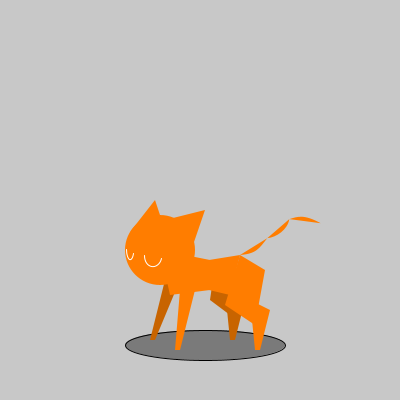
Frame 1 (no input)
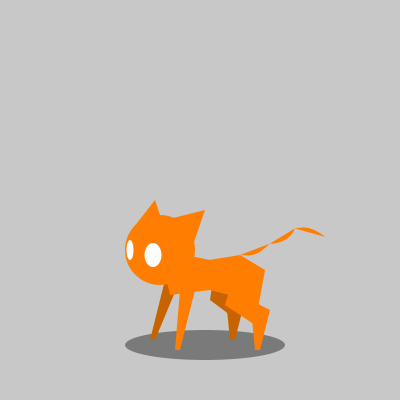
Frame 60 (the mouse pressed at the canvas centre just before this capture)
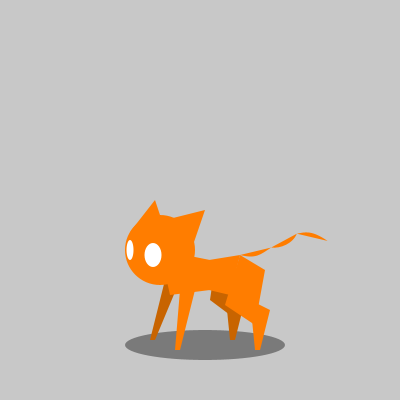
Frame 120 (the mouse held since frame 60 and released just before this capture)

The Processing sketch that drew these frames (run headless with seeded random() and noise(); from frame 60 on, the mouse is pressed at the canvas centre):

// Processing sketch: Assign2Pt1
// ── Assign2Pt1.pde
boolean toggle = false;
void setup()
{
  size(400,400);
}
void draw()
{
  background(200);
  if(frameCount%105 == 0) toggle = !toggle;
  if(frameCount%20 == 0) toggle = !toggle;
  fill(0,100);
  ellipse(205,345,160,30);
  drawCat(200, 250, 0,1,toggle);
}

void drawCat(int inpx, int inpy, float inpRot, float inpScale,boolean state)
{
 translate(inpx,inpy);
  rotate(inpRot);
  scale(inpScale);
  
  //bounding box
  //fill(255);
  //stroke(1);
  //rect(-100,-100,200,200);
  //line(100,0,-100,0);
  //line(0,100,0,-100);
  
  noStroke();
  
  //orange
  fill(255,125,0);
  
 
  
    //rear hind leg
  fill(200,100,0); // dark orange
  pushMatrix();
  translate(-25,-10);
  quad(40,25, 65,30, 55,75, 35,60);
  quad(50,50, 55,100,60,100, 70,60);
  fill(255,125,0); //orange
  popMatrix();
  
  
  
  //front legs
  pushMatrix();
  translate(0,20);
  fill(200,100,0);// dark orange
  quad(-35,10,-50,70,-45,70,-20,10);
  translate(15,10);
  fill(255,125,0); //orange
  quad(-35,10,-40,70,-35,70,-20,10);
  popMatrix();
  
  //chest
  quad(-40,0,-30,45,10,40,10,10);

  //hips
  quad(9,40,9,10,40,5,30,45);
  
  //front hind leg
  quad(40,5, 65,20, 55,75, 25,55);
  quad(50,50, 55,100,60,100, 70,60);
  
  
  //tail

  pushMatrix();
  translate(40,5);
  float temprot = sin((float)frameCount/10);
  float temprot2 = cos((float)frameCount/10);
  rotate( -temprot/2  + PI/8);
  curve(-70,15,0,0,20,-25,25,-75);
  translate(20,-25);
  rotate(temprot2/(1.5) + PI/8);
  curve(-20,30,0,0,-15,-25, -60,-20);
  translate(-15,-25);
  rotate(temprot2/(1.3) - PI/4);
  curve(15,20,0,0, 10,-30, 75, -90);
  popMatrix();
  
   //head
  ellipse(-40,0,70,70);
  
  //ears
  triangle(-45,-50, -40,-35, -70,-18);
  triangle(5,-40, -7,-5, -35,-30);
  
  //eyes
  if(toggle){
  fill(255);
  ellipse(-70,0,7,20);
  ellipse(-47,5,17,24); 
  }
  else
  {
    stroke(255);
    noFill();
    
    arc(-70,0,7,20,.4,PI);
    arc(-47,5,17,24,.3,PI); 
    
    noStroke();
  }
}
